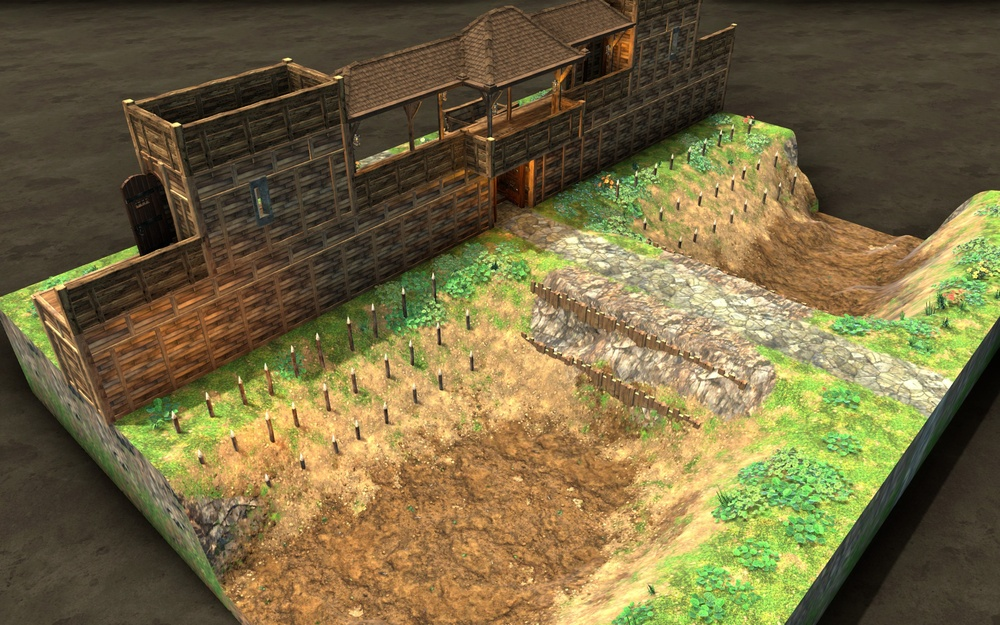
#> input picture Campaigns/Cleenseau Campaign/Raw Emails/Attachments/Asineau gate front.jpg, 1000 x 625 px, shrunk from 2560 x 1600 before the run
$ python -i export_image.py   (imports and definitions only)
#> lines starting #> are read from the running program, lines starting #| are printed output that depends on the picture
#!/usr/bin/env python3
"""Export an approved static image without resizing or overwriting any file."""

import argparse
import hashlib
import io
import json
import os
from pathlib import Path
import re
import tempfile

from PIL import Image, ImageOps


FORMATS = {
    "webp": ("WEBP", {".webp"}, {"quality": 90, "method": 6}),
    "webp-lossless": ("WEBP", {".webp"}, {"lossless": True, "exact": True, "method": 6}),
    "jpg": ("JPEG", {".jpg", ".jpeg"}, {"quality": 90, "subsampling": 0}),
    "png": ("PNG", {".png"}, {}),
}


def sha256(data):
    return hashlib.sha256(data).hexdigest()


def export_image(source, destination, format_name="webp", background=None):
    source = Path(source).expanduser().resolve(strict=True)
    # Do not resolve a destination symlink: even a dangling link is a collision.
    destination = Path(destination).expanduser().absolute()
    if os.path.lexists(destination):
        raise FileExistsError(f"Destination already exists: {destination}")
    encoding, suffixes, settings = FORMATS[format_name]
    if destination.suffix.lower() not in suffixes:
        raise ValueError(f"{format_name} requires extension {', '.join(sorted(suffixes))}")
    if background is not None:
        if format_name != "jpg" or not re.fullmatch(r"#[0-9a-fA-F]{6}", background):
            raise ValueError("--background requires JPEG and a color such as '#ffffff'")

    original = source.read_bytes()
    with Image.open(io.BytesIO(original)) as opened:
        if getattr(opened, "n_frames", 1) != 1:
            raise ValueError("Animated or multi-frame inputs are not supported")
        source_format = opened.format
        icc_profile = opened.info.get("icc_profile")
        # Preserve displayed orientation while avoiding stale EXIF orientation.
        oriented = ImageOps.exif_transpose(opened)
        rgba = oriented.convert("RGBA")
        has_transparency = rgba.getchannel("A").getextrema()[0] < 255
        if encoding == "JPEG":
            if has_transparency and background is None:
                raise ValueError("Transparent JPEG input needs an explicitly chosen --background")
            if has_transparency:
                rgb = tuple(int(background[i:i + 2], 16) for i in (1, 3, 5))
                canvas = Image.new("RGBA", rgba.size, rgb + (255,))
                canvas.alpha_composite(rgba)
                prepared = canvas.convert("RGB")
            else:
                prepared = rgba.convert("RGB")
        else:
            prepared = rgba if has_transparency else rgba.convert("RGB")

    buffer = io.BytesIO()
    save_settings = dict(settings)
    if icc_profile:
        save_settings["icc_profile"] = icc_profile
    prepared.save(buffer, format=encoding, **save_settings)
    encoded = buffer.getvalue()
    with Image.open(io.BytesIO(encoded)) as check:
        check.load()
        if check.format != encoding or check.size != prepared.size:
            raise ValueError("Encoded image format or dimensions differ from the requested output")
        decoded = check.convert("RGBA")
        if encoding != "JPEG" and decoded.getchannel("A").tobytes() != rgba.getchannel("A").tobytes():
            raise ValueError("Export changed transparency")
        if format_name in {"png", "webp-lossless"} and decoded.tobytes() != rgba.tobytes():
            raise ValueError("Lossless export changed pixels")
        alpha = decoded.getchannel("A").getextrema()[0] < 255

    # Publish a fully encoded file atomically, without replacing a concurrent file.
    destination.parent.mkdir(parents=True, exist_ok=True)
    temp_path = None
    try:
        with tempfile.NamedTemporaryFile(dir=destination.parent, prefix=".image-export-", delete=False) as temporary:
            temp_path = Path(temporary.name)
            temporary.write(encoded)
            temporary.flush()
            os.fsync(temporary.fileno())
        os.link(temp_path, destination)
    finally:
        if temp_path is not None:
            temp_path.unlink(missing_ok=True)

    if destination.read_bytes() != encoded:
        raise OSError(f"Export readback mismatch: {destination}")
    return {
        "source": str(source),
        "source_format": source_format,
        "source_sha256": sha256(original),
        "destination": str(destination),
        "format": encoding,
        "export_choice": format_name,
        "settings": settings,
        "background": background,
        "width": prepared.width,
        "height": prepared.height,
        "has_transparency": alpha,
        "bytes": len(encoded),
        "sha256": sha256(encoded),
    }


def main():
    parser = argparse.ArgumentParser(description=__doc__)
    parser.add_argument("source", type=Path)
    parser.add_argument("destination", type=Path)
    parser.add_argument("--format", choices=FORMATS, default="webp")
    parser.add_argument("--background", help="User-selected JPEG background as #RRGGBB")
    args = parser.parse_args()
    try:
        result = export_image(args.source, args.destination, args.format, args.background)
    except (OSError, ValueError) as error:
        parser.exit(1, f"Export failed: {error}\n")
    print(json.dumps(result, indent=2))


# [2 lines not run here, left out]

>>> import cv2
>>> picture = cv2.imread('../../../../Campaigns/Cleenseau Campaign/Raw Emails/Attachments/Asineau gate front.jpg', cv2.IMREAD_GRAYSCALE)
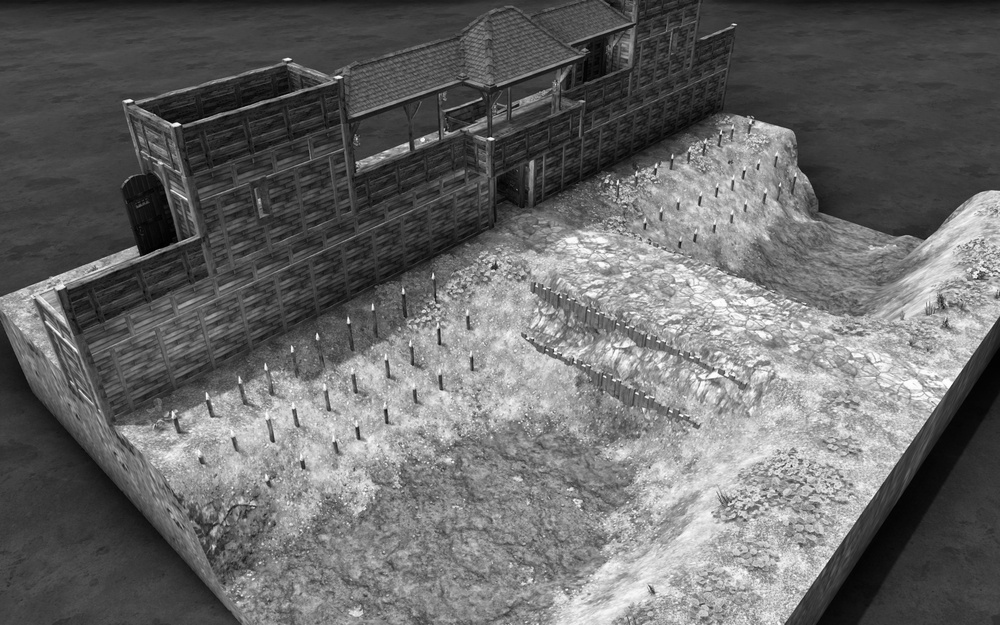
#> picture: shape (625, 1000); min 0, max 255, mean 104.2
>>> result = export_image(picture, 'out.png')
#> (the run stopped early here; a loop or call above may not have finished)

$ run again, on Campaigns/Cleenseau Campaign/Raw Emails/Attachments/Asineau gate rear.jpg
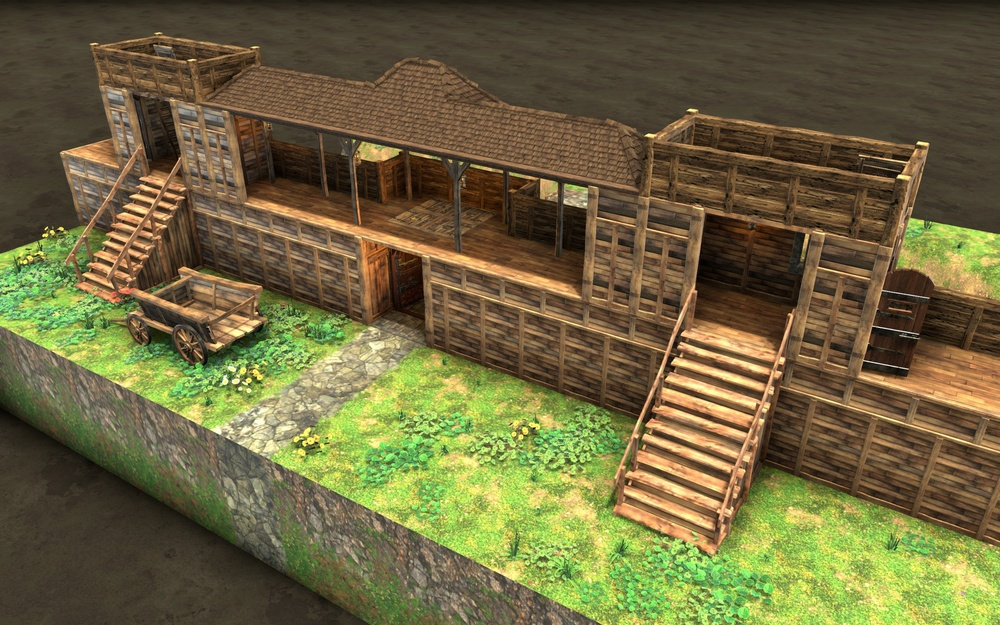
#> input picture Campaigns/Cleenseau Campaign/Raw Emails/Attachments/Asineau gate rear.jpg, 1000 x 625 px, shrunk from 2560 x 1600 before the run
#> `picture = cv2.imread('../../../../Campaigns/Cleenseau Campaign/Raw Ema..`:
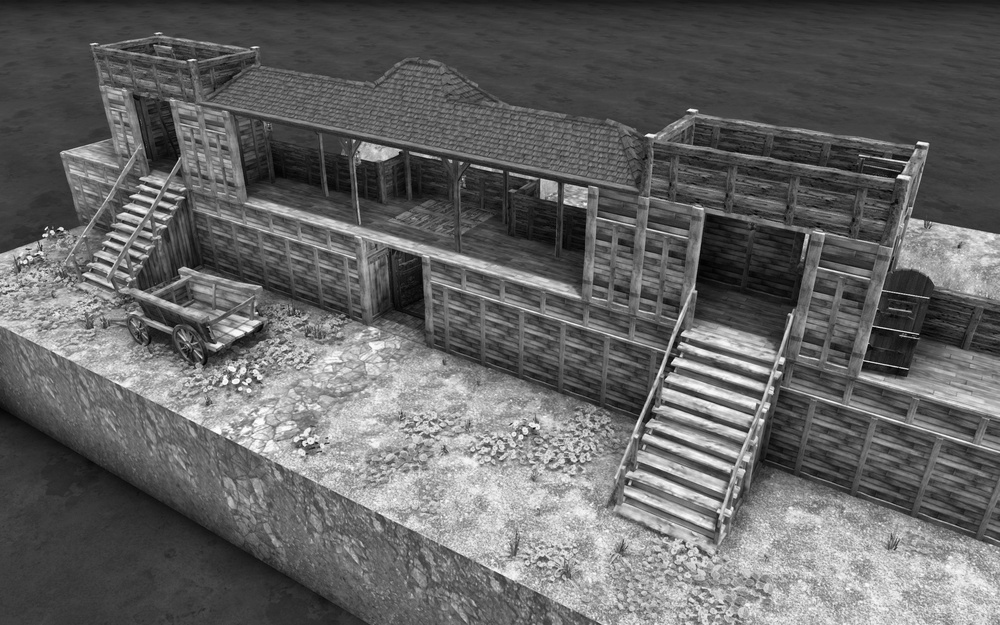
#> picture: shape (625, 1000); min 0, max 255, mean 100.3

$ run again, on Campaigns/Cleenseau Campaign/Raw Emails/Attachments/Asineau gate tower.jpg
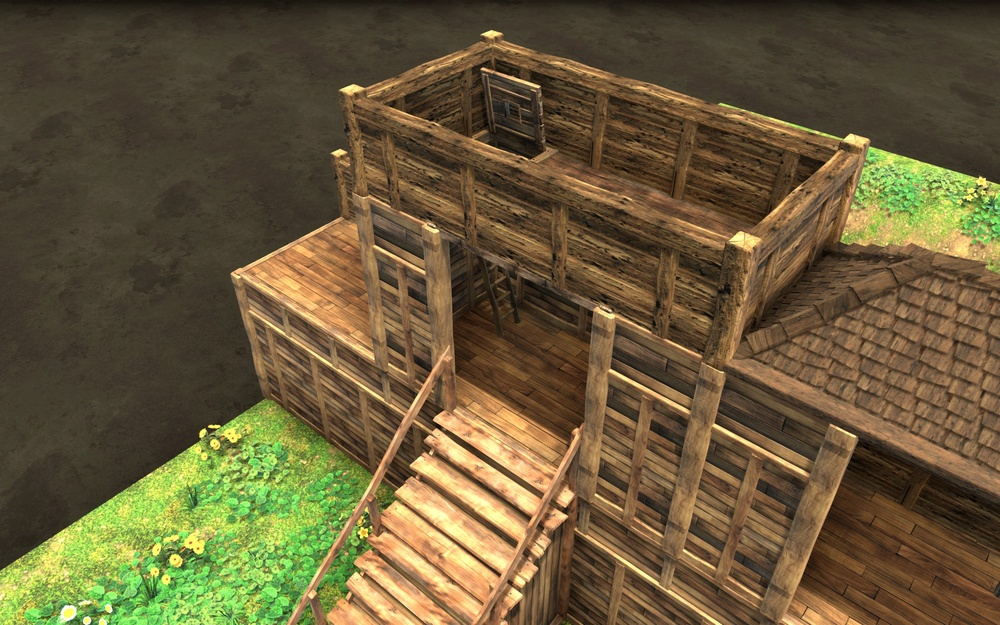
#> input picture Campaigns/Cleenseau Campaign/Raw Emails/Attachments/Asineau gate tower.jpg, 1000 x 625 px, shrunk from 2560 x 1600 before the run
#> `picture = cv2.imread('../../../../Campaigns/Cleenseau Campaign/Raw Ema..`:
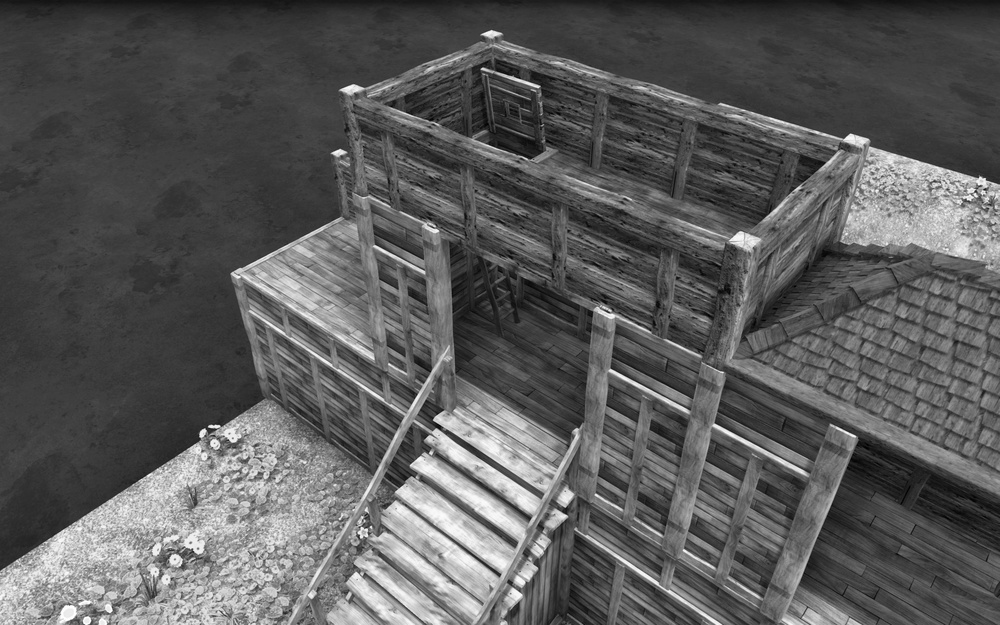
#> picture: shape (625, 1000); min 0, max 255, mean 90.7
